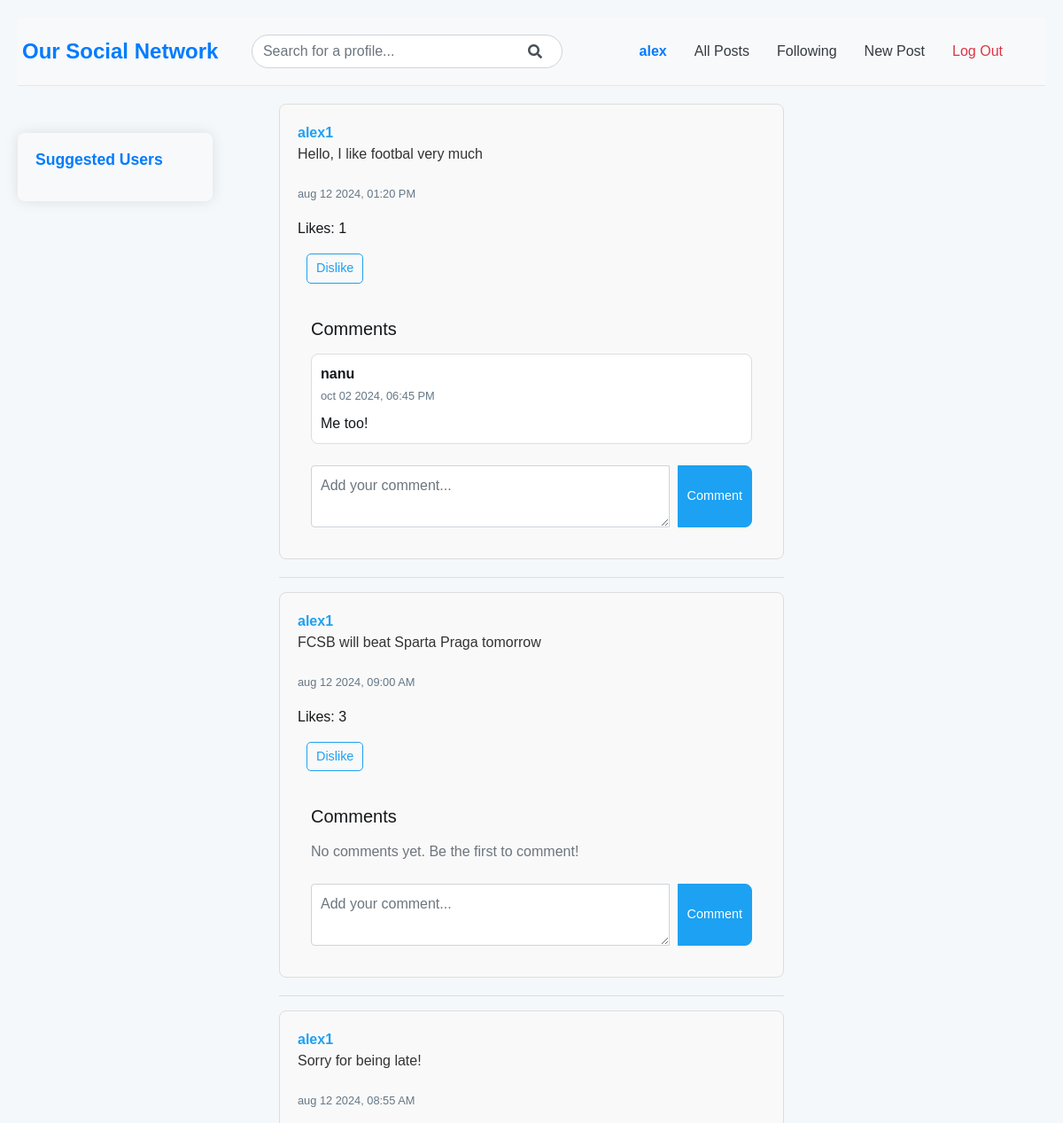
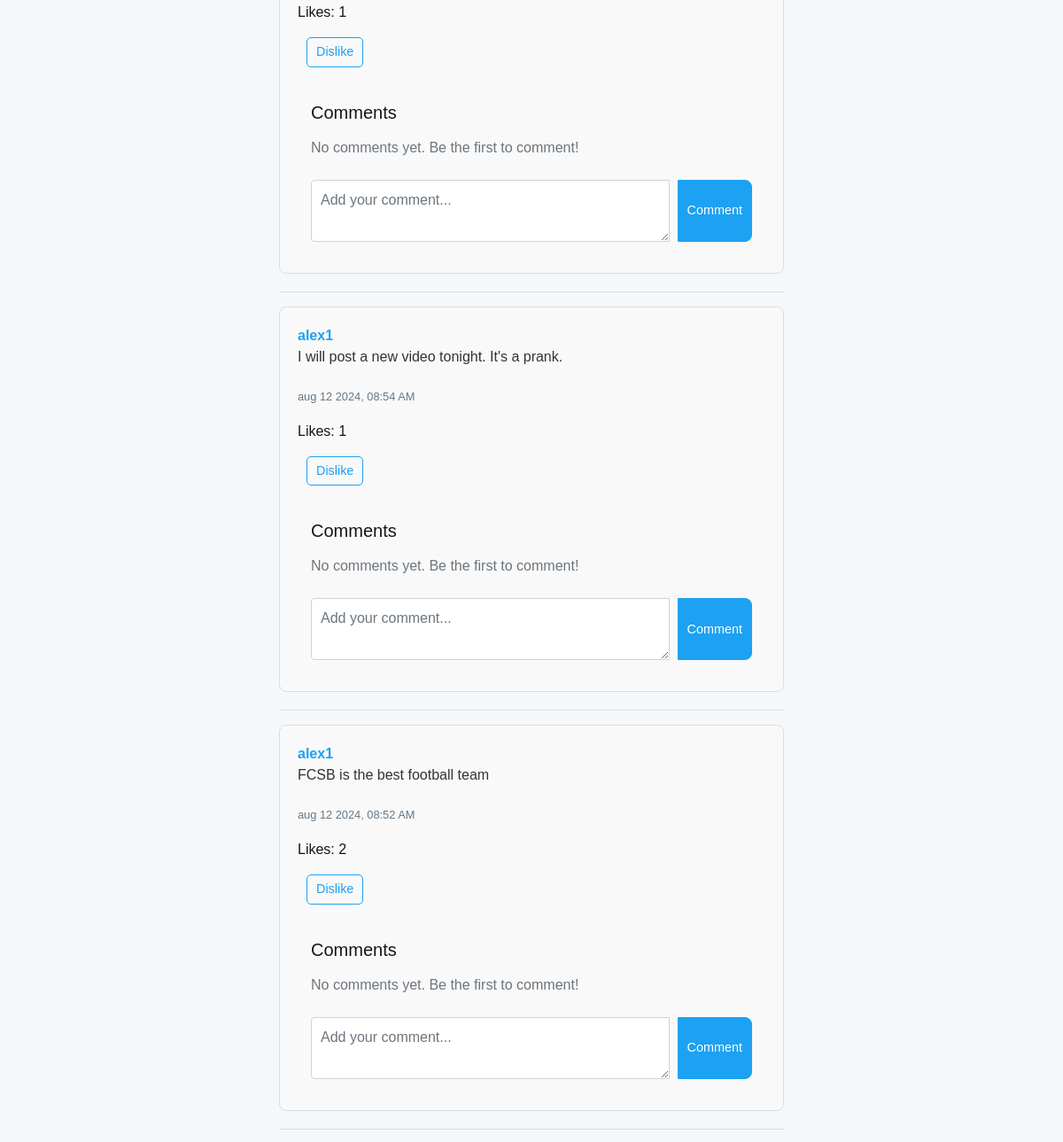
Page /following (signed in, upper part) on the earlier database version (2 pictures, top to bottom).
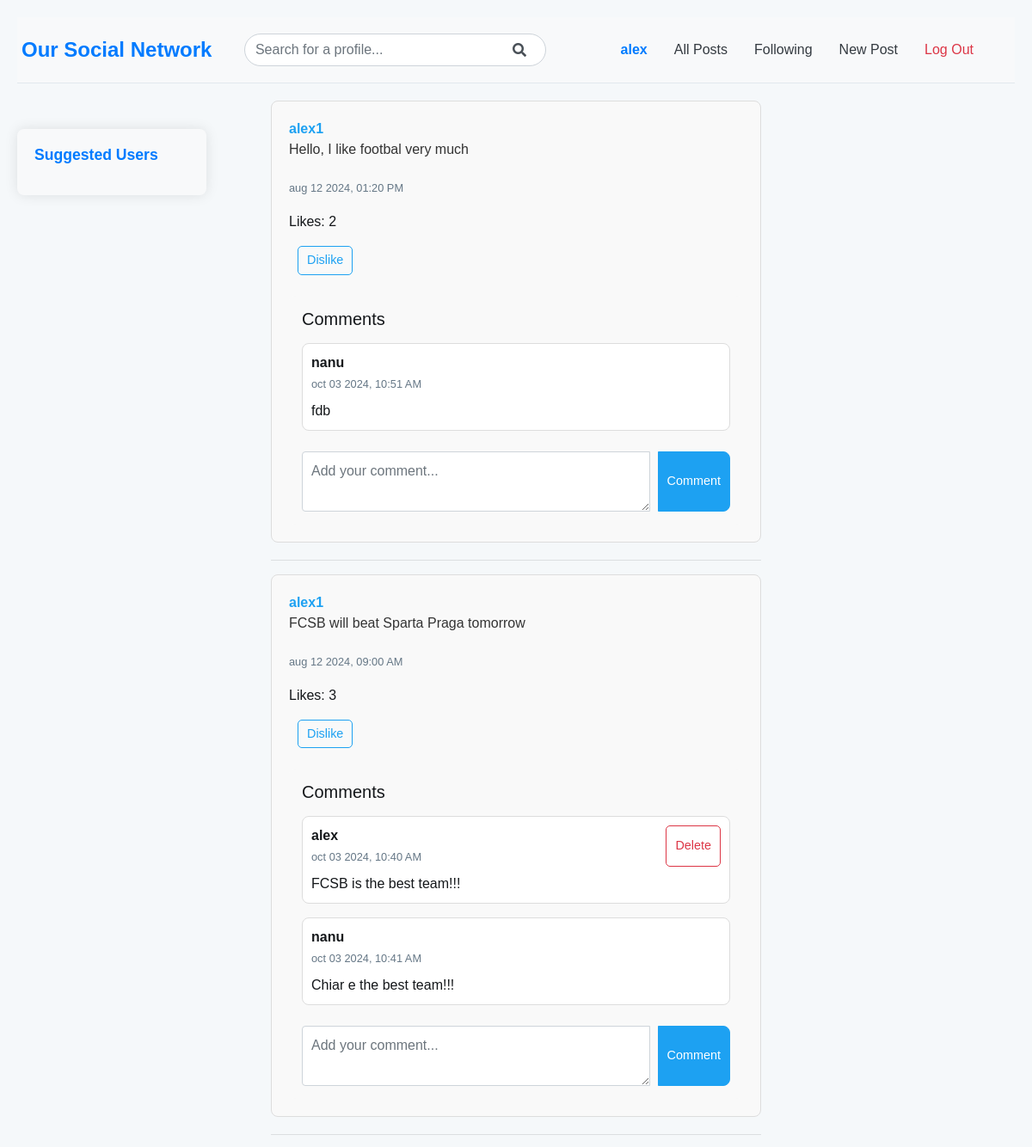
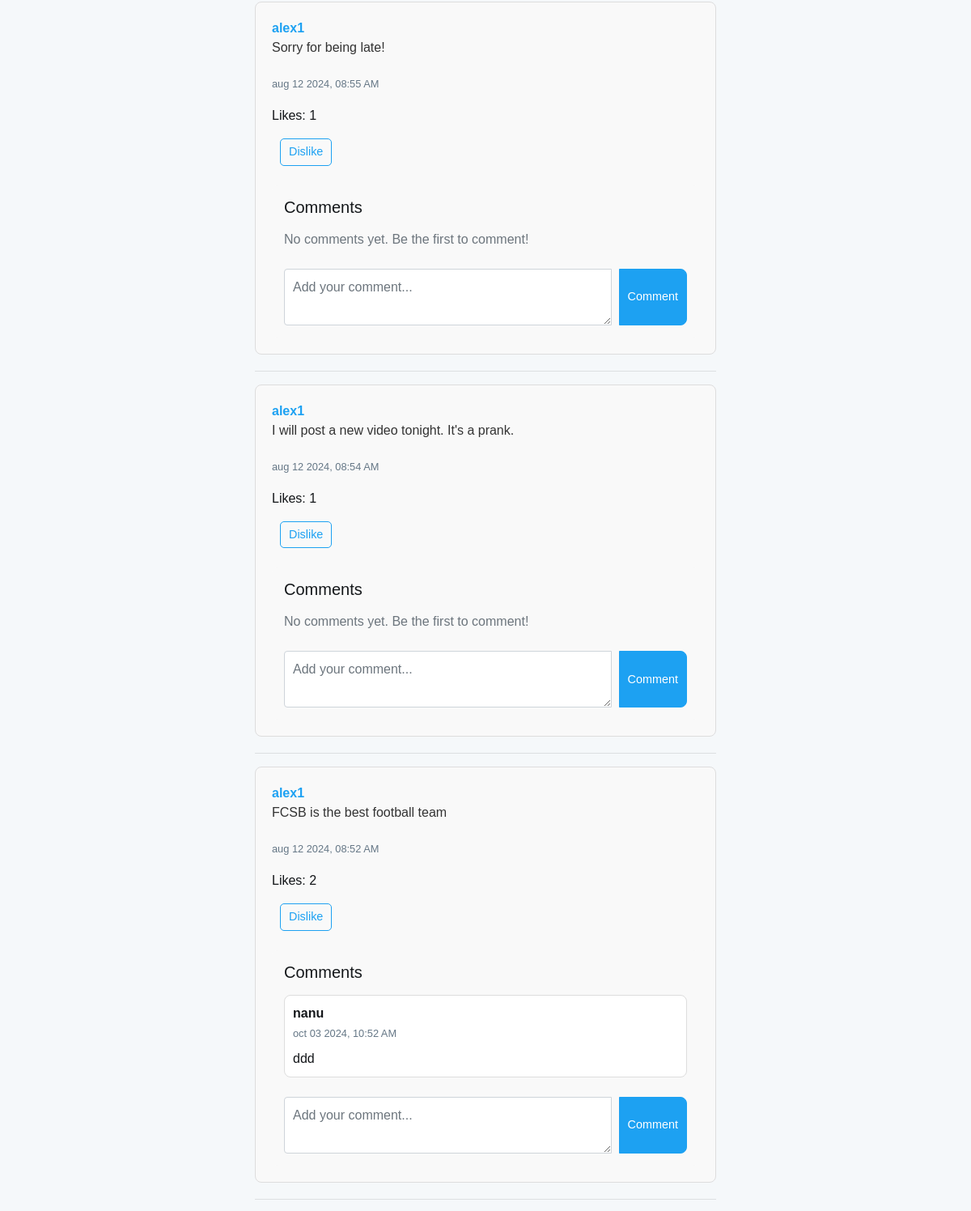
Same page on the later database version (2 pictures, top to bottom).
### network/models.py (models this page shows, shortened)
class Post(models.Model):
    user = models.ForeignKey(User, on_delete=models.CASCADE, related_name="posts")
    content = models.TextField(blank=True)
    timestamp = models.DateTimeField(auto_now_add=True)
    likes = models.ManyToManyField(User, related_name="liked_posts")

class User(AbstractUser):
    followers = models.ManyToManyField("self", blank=True, symmetrical=False, related_name="following")

class Comment(models.Model):
    post = models.ForeignKey(Post, on_delete=models.CASCADE, related_name="post_comments")
    user = models.ForeignKey(User, on_delete=models.CASCADE, related_name="user_comments")
    content = models.TextField()
    timestamp = models.DateTimeField(auto_now_add=True)

### network/views.py (the view)
# urls.py: path('following', views.following, name='following'),
@login_required
def following(request):
    user = request.user
    following = user.following.all()
    posts = Post.objects.filter(user__in=following).order_by('-timestamp')
    paginator = Paginator(posts, 10)
    page_number = request.GET.get('page')
    page_obj = paginator.get_page(page_number)
    return render(request, 'network/following.html', {
        'page_obj': page_obj
    })

### network/templates/network/following.html (shortened to what this page needs)
{% extends "network/layout.html" %}
{% block body %}
    {% if user.following.all %}
        {% for post in page_obj %}
            <div class="post" id="post-{{ post.id }}">
                <a href="{% url 'profile' post.user.username %}">{{ post.user }}</a>
                <p class="post-content">{{ post.content }}</p>
                <p><small>{{ post.timestamp|date:"b d Y, h:i A" }}</small></p>
                <p class="likes-count">Likes: {{ post.likes.count }}</p>
                {% if user.is_authenticated %}
                    {% if request.user in post.likes.all %}
                        <button class="btn btn-sm btn-outline-primary like-btn" data-post-id="{{ post.id }}">Dislike</button>
                    {% else %}
                        <button class="btn btn-sm btn-outline-primary like-btn" data-post-id="{{ post.id }}">Like</button>
                    {% endif %}
                    <div class="comments-section mt-4">
                        <h5 class="mb-3">Comments</h5>
                        <div class="comments-list">
                            {% for comment in post.post_comments.all %}
                                <div class="card mb-3" id="comment-{{ comment.id }}">
                                    <div class="card-body">
                                        <div class="d-flex justify-content-between">
                                            <div>
                                                <strong>{{ comment.user.username }}</strong> <br>
                                                <small>{{ comment.timestamp|date:"b d Y, h:i A" }}</small>
                                            </div>
                                            {% if comment.user == request.user %}
                                                <button class="btn btn-sm btn-outline-danger delete-comment-btn" data-comment-id="{{ comment.id }}">Delete</button>
                                            {% endif %}
                                        </div>
                                        <p class="mt-2 mb-0">{{ comment.content }}</p>
                                    </div>
                                </div>
                            {% empty %}
                                <p class="text-muted">No comments yet. Be the first to comment!</p>
                            {% endfor %}
                        </div>
                        <form id="comment-form" method="POST" action="{% url 'add_comment' post.id %}" class="mt-4">
                            <div class="input-group">
                                <textarea class="form-control" name="content" placeholder="Add your comment..." rows="2" required></textarea>
                                <div class="input-group-append">
                                    <button class="btn btn-primary" type="submit">Comment</button>
                                </div>
                            </div>
                        </form>
                    </div>
                {% endif %}
            </div>
            <hr>
        {% endfor %}
    {% else %}
        <p class="text-muted">You are not following anyone yet. Follow users to see their posts here!</p>
    {% endif %}
{% endblock %}

Differences in the rows shown:
removed Comment: user.username "nanu", timestamp "oct 02 2024, 06:45 PM", content "Me too!", shown under Post "Hello, I like footbal very much"
computed for Post "Hello, I like footbal very much": likes.count "1" → "2"
added Comment: user.username "nanu", timestamp "oct 03 2024, 10:51 AM", content "fdb", shown under Post "Hello, I like footbal very much"
shown differently, row unchanged: Post "FCSB will beat Sparta Praga tomorrow": no longer shows "No comments yet. Be the first to comment!"
added Comment: user.username "alex", timestamp "oct 03 2024, 10:40 AM", content "FCSB is the best team!!!", shown under Post "FCSB will beat Sparta Praga tomorrow"
added Comment: user.username "nanu", timestamp "oct 03 2024, 10:41 AM", content "Chiar e the best team!!!", shown under Post "FCSB will beat Sparta Praga tomorrow"
shown differently, row unchanged: Post "FCSB is the best football team": no longer shows "No comments yet. Be the first to comment!"
added Comment: user.username "nanu", timestamp "oct 03 2024, 10:52 AM", content "ddd", shown under Post "FCSB is the best football team"
